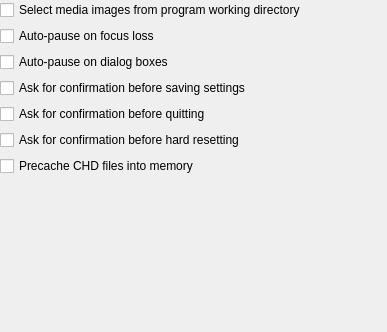
<?xml version="1.0" encoding="UTF-8"?>
<ui version="4.0">
 <class>PreferencesEmulator</class>
 <widget class="QWidget" name="PreferencesEmulator">
  <property name="geometry">
   <rect>
    <x>0</x>
    <y>0</y>
    <width>387</width>
    <height>332</height>
   </rect>
  </property>
  <property name="windowTitle">
   <string>Form</string>
  </property>
  <layout class="QVBoxLayout">
   <property name="leftMargin">
    <number>0</number>
   </property>
   <property name="topMargin">
    <number>0</number>
   </property>
   <property name="rightMargin">
    <number>0</number>
   </property>
   <property name="bottomMargin">
    <number>0</number>
   </property>
   <item>
    <widget class="QCheckBox" name="openDirUsrPath">
     <property name="toolTip">
      <string>&lt;html&gt;&lt;head/&gt;&lt;body&gt;&lt;p&gt;When selecting media images (CD-ROM, floppy, etc.) the open dialog will start in the same directory as the 86Box configuration file. This setting will likely only make a difference on macOS.&lt;/p&gt;&lt;/body&gt;&lt;/html&gt;</string>
     </property>
     <property name="text">
      <string>Select media images from program working directory</string>
     </property>
    </widget>
   </item>
   <item>
    <widget class="QCheckBox" name="checkBoxAutoPause">
     <property name="text">
      <string>Auto-pause on focus loss</string>
     </property>
    </widget>
   </item>
   <item>
    <widget class="QCheckBox" name="checkBoxAutoDialogPause">
     <property name="text">
      <string>Auto-pause on dialog boxes</string>
     </property>
    </widget>
   </item>
   <item>
    <widget class="QCheckBox" name="checkBoxConfirmSave">
     <property name="text">
      <string>Ask for confirmation before saving settings</string>
     </property>
    </widget>
   </item>
   <item>
    <widget class="QCheckBox" name="checkBoxConfirmExit">
     <property name="text">
      <string>Ask for confirmation before quitting</string>
     </property>
    </widget>
   </item>
   <item>
    <widget class="QCheckBox" name="checkBoxConfirmHardReset">
     <property name="text">
      <string>Ask for confirmation before hard resetting</string>
     </property>
    </widget>
   </item>
   <item>
    <widget class="QCheckBox" name="checkBoxCHDPrecache">
     <property name="text">
      <string>Precache CHD files into memory</string>
     </property>
    </widget>
   </item>
   <item>
    <spacer name="verticalSpacer">
     <property name="orientation">
      <enum>Qt::Vertical</enum>
     </property>
     <property name="sizeHint" stdset="0">
      <size>
       <width>20</width>
       <height>40</height>
      </size>
     </property>
    </spacer>
   </item>
  </layout>
 </widget>
 <resources/>
 <connections/>
</ui>
